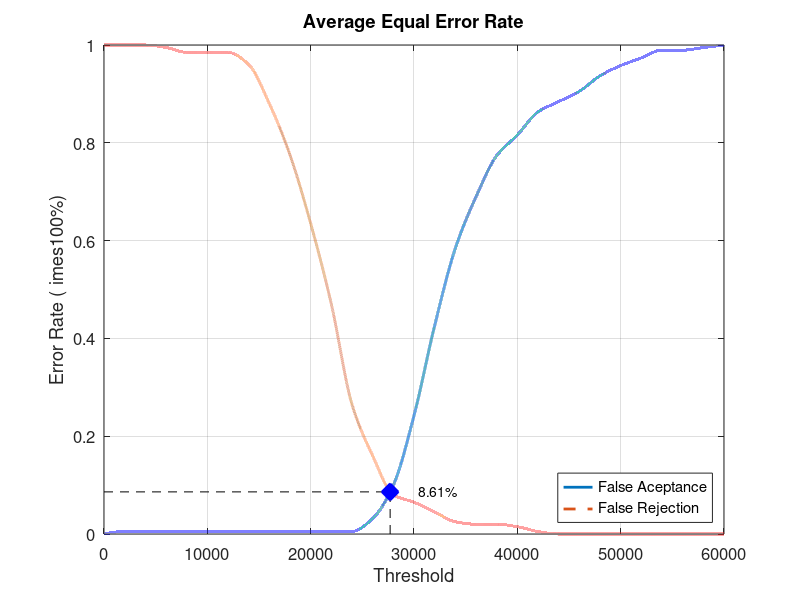
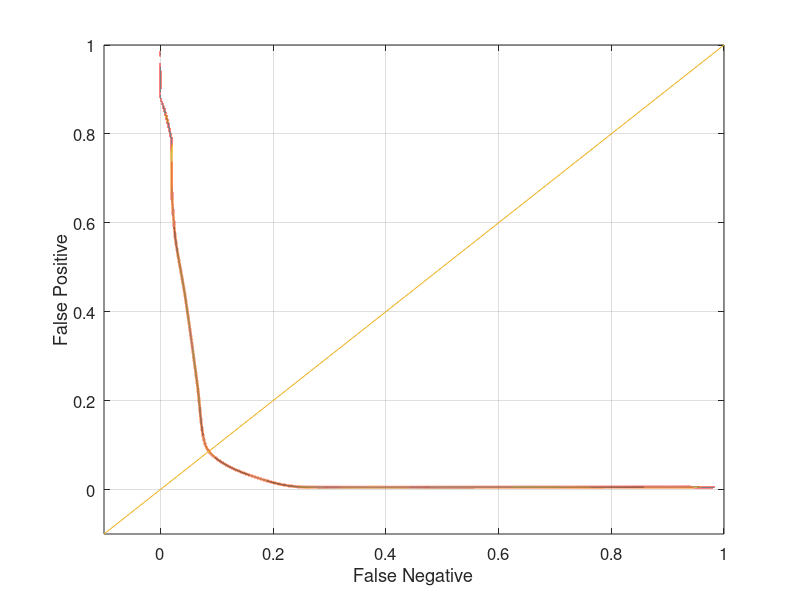

Here is the MATLAB script that generated these plots, in order:
close all;
clear;
clc;
x = 0:2000:60000;
xq = 0:0.5:60000;

y0 = [0 0.00526316 0.00526316 0.00526316 0.00526316 0.00526316 0.00526316 0.00526316 0.00526316 0.00526316 0.00526316 0.00526316 0.00526316 0.0315789 0.1 0.242105 0.426316 0.584211 0.689474 0.773684 0.815789 0.863158 0.884211 0.905263 0.936842 0.957895 0.973684 0.989474 0.989474 0.994737 1]
yy0 = interp1(x, y0, xq, 'pchip');
y1 = [1 1 1 0.995 0.985 0.985 0.985 0.96 0.88 0.775 0.635 0.47 0.265 0.16 0.08 0.065 0.045 0.025 0.02 0.02 0.015 0.005 0 0 0 0 0 0 0 0 0]
yy1 = interp1(x, y1, xq, 'pchip');

% Calculating EER: 
y2 = abs(y0 - y1);
find(y2 == min(y2))
yy2 = abs(yy0 - yy1);
xEER = find(yy2 == min(yy2));
xEERIndex = xq(xEER) % X-axis EER
yEER = yy0(xEER) % Y-axis EER

main = figure
plot(xq, yy0,'-','LineWidth', 2);	hold on
plot(xq, yy1,'--','LineWidth', 2);	hold on
plot([xEERIndex xEERIndex], [0 yEER], 'k--');	hold on
plot([0 xEERIndex], [yEER yEER], 'k--');	hold on
plot(xEERIndex, yEER, 'bx', 'LineWidth', 10);	hold on
text(xEERIndex + 10 * xEERIndex / 100, yEER, [num2str(round((10000 * yEER)) / 100) '%'])
legend('False Aceptance', 'False Rejection', 'Location', 'SouthEast')
xlabel('Threshold')
ylabel('Error Rate (	imes100%)')
title('Average Equal Error Rate')
set(gca, 'FontSize', 12)
axis([0 60000 0 1])
grid on

print(main, 'Database4_1Main', '-dpng');
FNRxFPR = figure('Color', [1 1 1]);
plot(yy1, yy0, '-', yy1, yy0, 'LineWidth', 2);
hold on
y = -0.1:0.1:1
plot(y, y); 
set(gca, 'FontSize', 12)
xlabel('False Negative')
ylabel('False Positive')
axis([-0.1 1 -0.1 1])
set(gca, 'FontSize', 12)
grid on

print(FNRxFPR, 'Database4_1FNRxFPR','-dpng');
